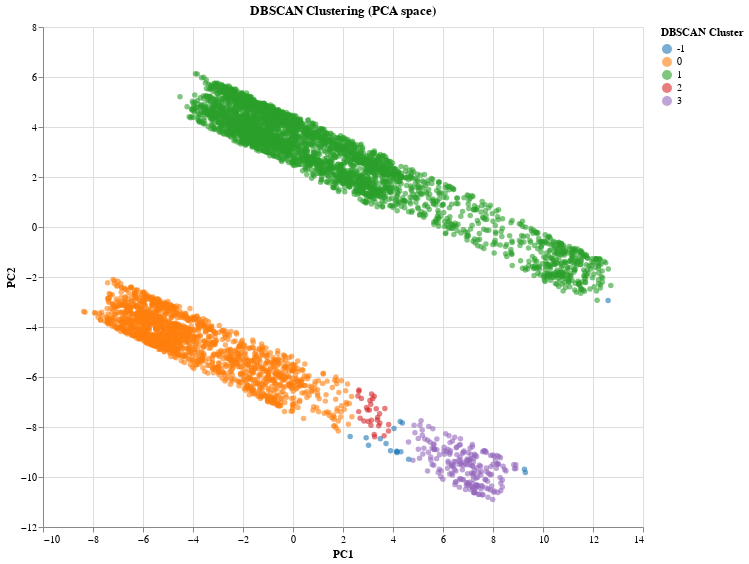

Write notebook code for a chart like this one.
### Code cell
dbscan_plot = alt.Chart(plot_df).mark_circle(
    size=30,
    opacity=0.6
).encode(
    x=alt.X('PC1:Q', title='PC1'),
    y=alt.Y('PC2:Q', title='PC2'),
    color=alt.Color('dbscan_cluster:N',
                    scale=alt.Scale(scheme='category10'),
                    title='DBSCAN Cluster'),
    tooltip=['PC1', 'PC2', 'dbscan_cluster']
).properties(
    title='DBSCAN Clustering (PCA space)',
    width=600,
    height=500
)

dbscan_plot

### Figure 1 — Vega-Lite specification as saved in the notebook (floating-point values rounded to 4 significant figures; data arrays with more than 128 entries replaced by an {"elided": "..."} marker saying what was removed)
{"config": {"view": {"continuousWidth": 300, "continuousHeight": 300}}, "data": {"name": "data-70917d3a8cd1a087432f2d0df939b803"}, "mark": {"type": "circle", "opacity": 0.6, "size": 30}, "encoding": {"color": {"field": "dbscan_cluster", "scale": {"scheme": "category10"}, "title": "DBSCAN Cluster", "type": "nominal"}, "tooltip": [{"field": "PC1", "type": "quantitative"}, {"field": "PC2", "type": "quantitative"}, {"field": "dbscan_cluster", "type": "nominal"}], "x": {"field": "PC1", "title": "PC1", "type": "quantitative"}, "y": {"field": "PC2", "title": "PC2", "type": "quantitative"}}, "height": 500, "title": "DBSCAN Clustering (PCA space)", "width": 600, "$schema": "https://vega.github.io/schema/vega-lite/v5.20.1.json", "datasets": {"data-70917d3a8cd1a087432f2d0df939b803": {"elided": "5235 records"}}}
